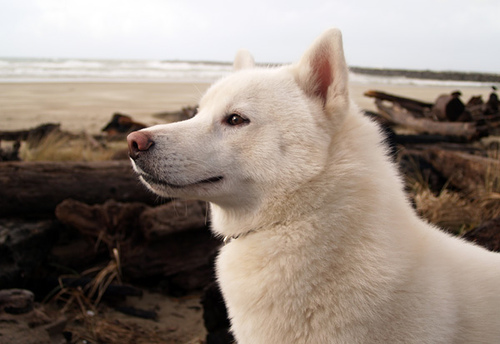
#> input picture TensorflowInf/ResNet/SampleImages/n02109961_36.JPEG, 500 x 344 px
$ python test.py
#> lines starting #> are read from the running program, lines starting #| are printed output that depends on the picture
import numpy as np
from PIL import Image

def getImg(imgfile):
#> called with imgfile = 'n02109961_36.JPEG'
    img = np.asarray(Image.open(imgfile))
#> img is the input picture: shape (344, 500, 3); mean R, G, B 147.3, 133.7, 123.7
    return img

def squareCrop(img):
    imgWidth = img.shape[0]
#> imgWidth = 344
    imgHeight = img.shape[1]
#> imgHeight = 500
    cropLength = imgWidth if imgWidth < imgHeight else imgHeight
#> cropLength = 344
    cropCoor = (int((imgWidth / 2) - (cropLength / 2)),
                int((imgHeight / 2) - (cropLength / 2)),
                int((imgWidth / 2) + (cropLength / 2)),
                int((imgHeight / 2) + (cropLength / 2)))
#> cropCoor = (0, 78, 344, 422)
    return img[cropCoor[0]:cropCoor[2], cropCoor[1]:cropCoor[3],:]
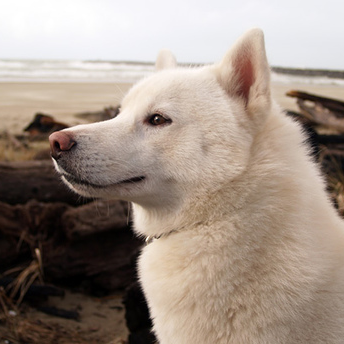
#> returned value: shape (344, 344, 3); mean of channels 0, 1, 2 158, 143.3, 132.5; drawn as R, G, B

def imgResize(img, width, height):
#> called with width = 224, height = 224
    return np.asarray(Image.fromarray(img).resize((width, height)))
#> returned value: shape (224, 224, 3)

def reverseColor(img):
    return img[:,:,::-1]
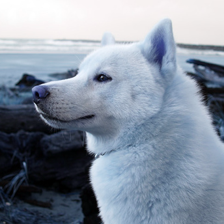
#> returned value: shape (224, 224, 3); mean of channels 0, 1, 2 132.6, 143.3, 158; drawn as R, G, B

def offsetPixels(img, offset):
    return img - offset

img = getImg("n02109961_36.JPEG")
img = squareCrop(img)
img = imgResize(img, 224, 224)
img = reverseColor(img)
mean_pixel = np.array([104.006, 116.669, 122.679], dtype = np.float32)
img = offsetPixels(img, mean_pixel)

$ run again, with TensorflowInf/ResNet/SampleImages/n01491361_116.JPEG copied over TensorflowInf/ResNet/SampleImages/n02109961_36.JPEG
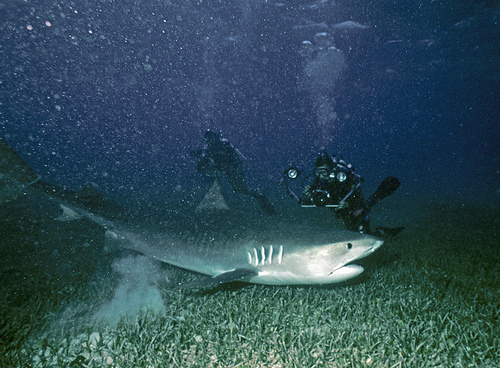
#> input picture TensorflowInf/ResNet/SampleImages/n01491361_116.JPEG, 500 x 368 px
#> in getImg, img is the input picture: shape (368, 500, 3); mean R, G, B 47.2, 76, 87.5
#> in squareCrop, `return img[cropCoor[0]:cropCoor[2], cropCoor[1]:cropCoor[3],:]`:
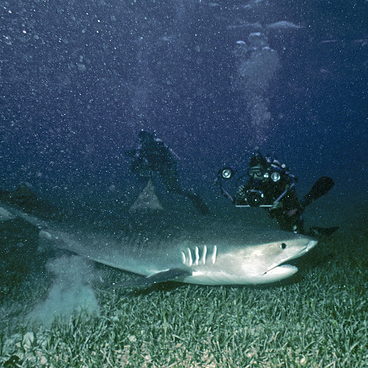
#> returned value: shape (368, 368, 3); mean of channels 0, 1, 2 53.8, 83, 96.3; drawn as R, G, B
#> in reverseColor, `return img[:,:,::-1]`:
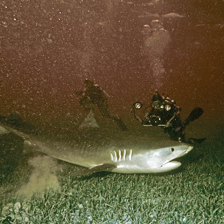
#> returned value: shape (224, 224, 3); mean of channels 0, 1, 2 96.3, 83, 53.8; drawn as R, G, B

$ run again, with TensorflowInf/ResNet/SampleImages/n01914609_54.JPEG copied over TensorflowInf/ResNet/SampleImages/n02109961_36.JPEG
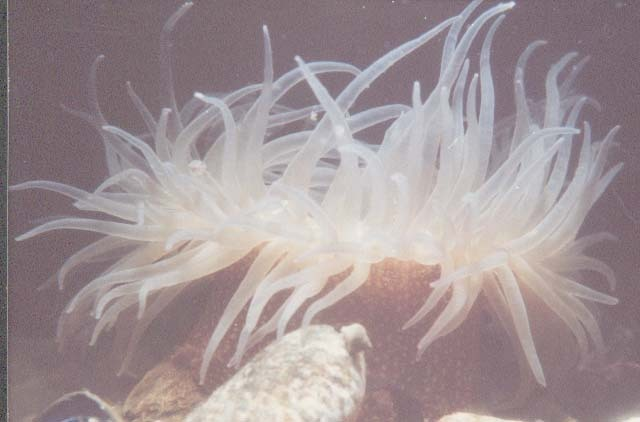
#> input picture TensorflowInf/ResNet/SampleImages/n01914609_54.JPEG, 640 x 422 px
#> in getImg, img is the input picture: shape (422, 640, 3); mean R, G, B 160.2, 146.6, 149.3
#> in reverseColor, `return img[:,:,::-1]`:
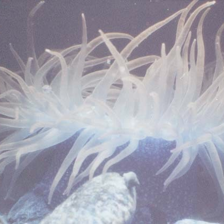
#> returned value: shape (224, 224, 3); mean of channels 0, 1, 2 161.3, 160.2, 173.2; drawn as R, G, B
#> in offsetPixels, `return img - offset`:
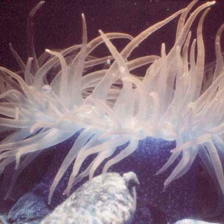
#> returned value: shape (224, 224, 3) float32; mean of channels 0, 1, 2 57.3, 43.6, 50.6; drawn with min black and max white
